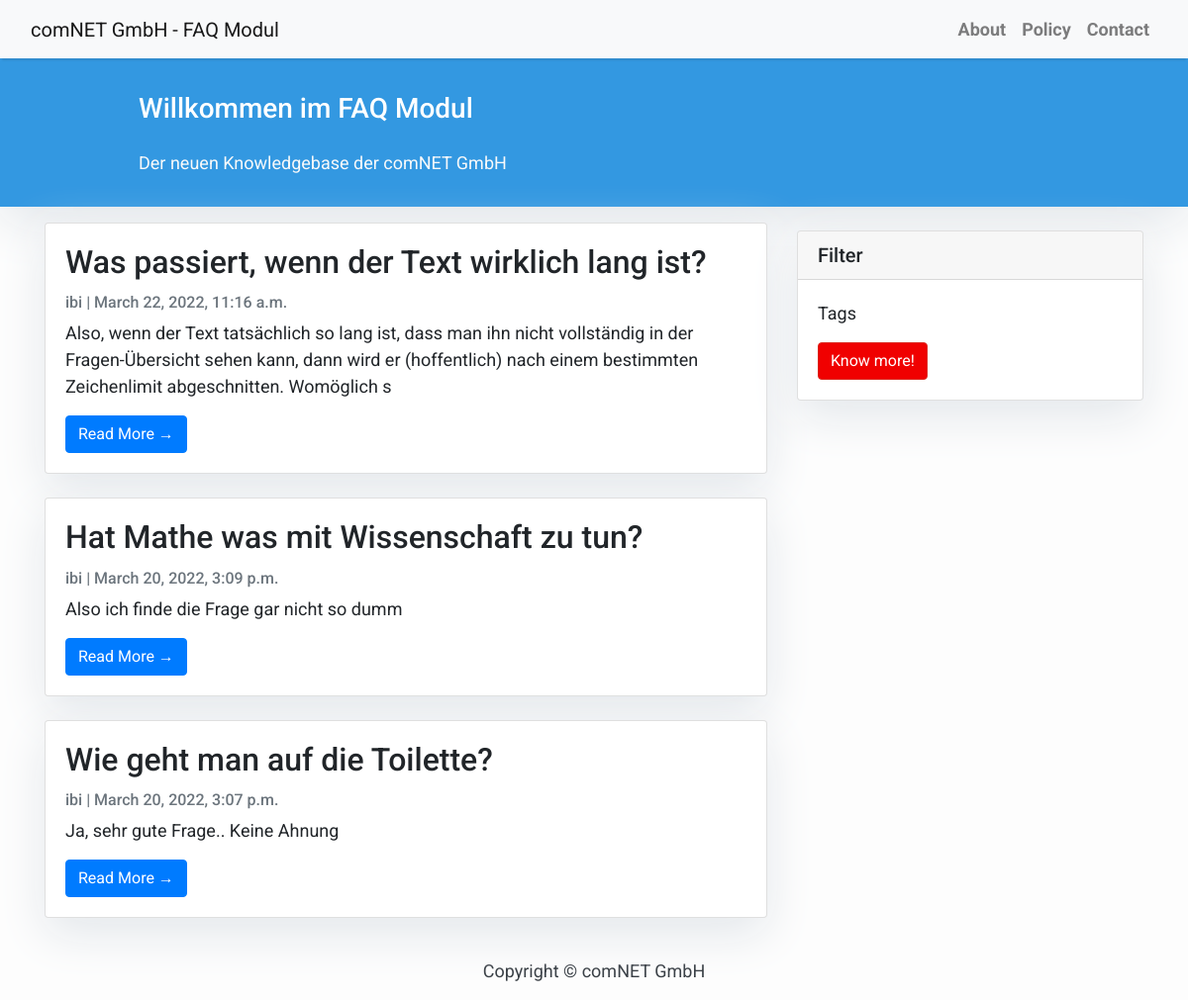
The page / on the database its author committed.
### faq/models.py (models this page shows, shortened)
class Post(models.Model):
    title = models.CharField(max_length=200, unique=True)
    slug = models.SlugField(max_length=200, unique=True)
    author = models.ForeignKey(User, on_delete=models.CASCADE, related_name='faq_posts')
    updated_on = models.DateTimeField(auto_now=True)
    content = models.TextField()
    image = models.ImageField(upload_to='images/', null=True)
    created_on = models.DateTimeField(auto_now_add=True)
    status = models.IntegerField(choices=STATUS, default=0)
    class Meta:
        ordering = ['-created_on']

### faq/views.py (the view)
# urls.py: path('', views.PostList.as_view(), name='home'),
class PostList(generic.ListView):
    queryset = Post.objects.filter(status=1).order_by('-created_on')
    template_name = 'index.html'

### templates/index.html (shortened to what this page needs)
{% extends "base.html" %}
{% block content %}
<header class="masthead">
    <div class="container">
        <div class="row">
            <div class=" col-md-8 col-md-10 mx-auto">
                <div class="site-heading">
                    <h3 class=" site-heading my-4 mt-3 text-white"> Willkommen im FAQ Modul </h3>
                    <p class="text-light">Der neuen Knowledgebase der comNET GmbH &nbsp
                    </p>
                </div>
            </div>
        </div>
    </div>
</header>
<div class="container">
    <div class="row">
        <div class="col-md-8 mt-3 left">
            {% for post in post_list %}
            <div class="card mb-4">
                <div class="card-body">
                    <h2 class="card-title">{{ post.title }}</h2>
                    <p class="card-text text-muted h6">{{ post.author }} | {{ post.created_on}} </p>
                    <p class="card-text">{{post.content|slice:":200" }}</p>
                    <a href="{% url 'post_detail' post.slug  %}" class="btn btn-primary">Read More &rarr;</a>
                </div>
            </div>
            {% endfor %}
        </div>
        {% block sidebar %} {% include 'sidebar.html' %} {% endblock sidebar %}
    </div>
</div>
{%endblock%}

### templates/base.html (style rules this page uses)
body { font-family: "Roboto", sans-serif; font-size: 17px; background-color: #fdfdfd; }
.masthead { background: #3398E1; height: auto; padding-bottom: 15px; box-shadow: 0 16px 48px #E3E7EB; padding-top: 10px; }

### templates/index.html (style rules this page uses)
body { font-family: "Roboto", sans-serif; font-size: 18px; background-color: #fdfdfd; }
.card { box-shadow: 0 16px 48px #E3E7EB; }

### templates/sidebar.html (style rules this page uses)
.card { box-shadow: 0 16px 48px #E3E7EB; }

### rows shown on the page
Post: title "Was passiert, wenn der Text wirklich lang ist?", author "ibi", created_on "March 22, 2022, 11:16 a.m.", content "Also, wenn der Text tatsächlich so lang ist, dass man ihn nicht vollständig in der Fragen-Übersicht sehen kann, dann wird er (hoffentlich) nach einem bestimmten Zeichenlimit abgeschnitten. Womöglich s"
Post: title "Hat Mathe was mit Wissenschaft zu tun?", author "ibi", created_on "March 20, 2022, 3:09 p.m.", content "Also ich finde die Frage gar nicht so dumm"
Post: title "Wie geht man auf die Toilette?", author "ibi", created_on "March 20, 2022, 3:07 p.m.", content "Ja, sehr gute Frage.. Keine Ahnung"
